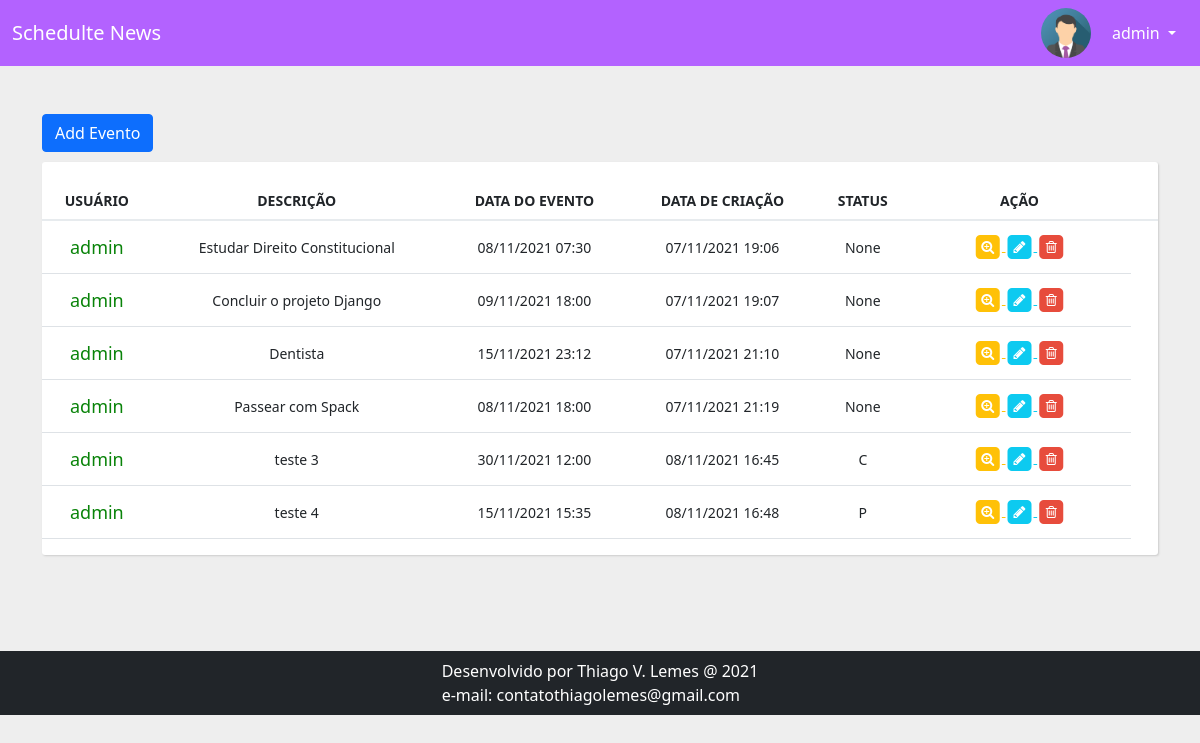
Before: /home/ (signed in) with the older database file.
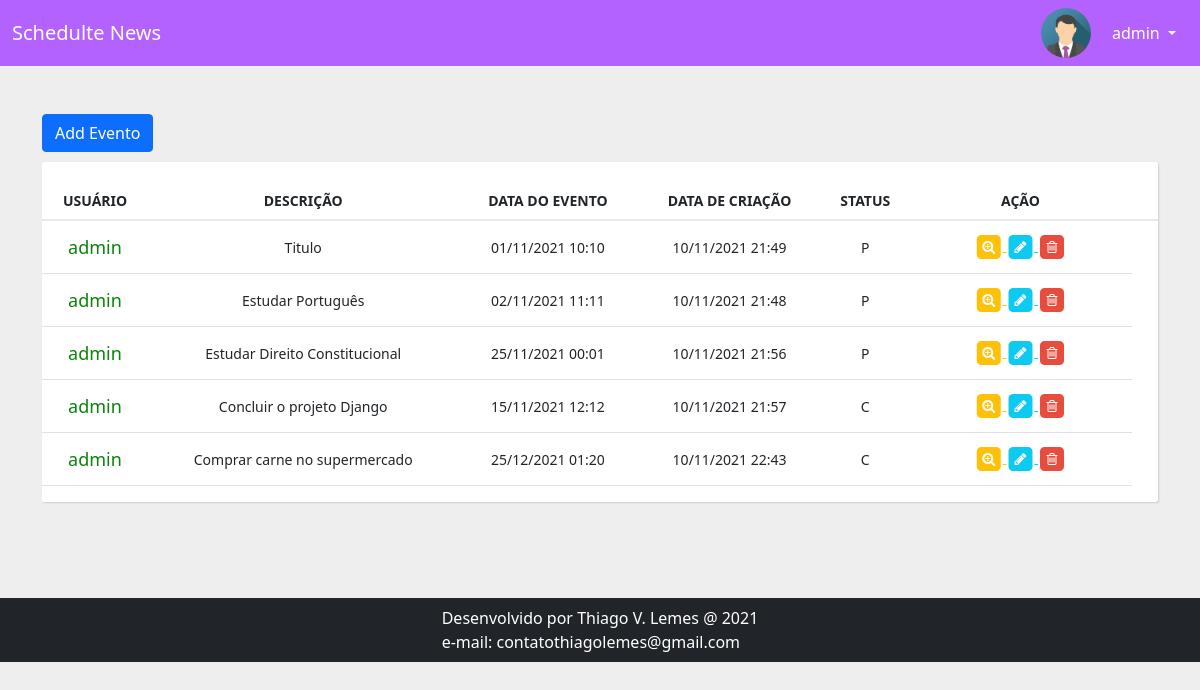
After: the same page with the newer database file.
### core/models/evento.py (models this page shows, shortened)
class Evento(models.Model):
    status_evento = (
        ('P', 'Pendente'),
        ('C', 'Concluído')
    )
    titulo = models.CharField(max_length=100)
    descricao = models.TextField(blank=True, null=True)
    data_evento = DateTimeField(verbose_name='DATA DO EVENTO')
    data_criacao = DateTimeField(verbose_name='DATA DE CRIAÇÃO', auto_now=True)
    status = models.CharField(blank=True, null=True, choices=status_evento, max_length=1)
    usuario = models.ForeignKey(User, on_delete=models.CASCADE) # chave estrangeira
    class Meta:
        db_table = 'evento'
    def get_data_evento(self):
        hs = self.data_evento - datetime.timedelta(hours=3)
        return hs.strftime('%d/%m/%Y %H:%M')
    def get_data_criacao(self):
        hs = self.data_criacao - datetime.timedelta(hours=3)
        return hs.strftime("%d/%m/%Y %H:%M")

### core/views/view_home.py (the view)
# urls.py: 2. Add a URL to urlpatterns:  path('', views.home, name='home')
@login_required(login_url="/index/")
def home(request):
    usuario = request.user
    eventos = Evento.objects.filter(usuario=usuario)
    dados = {'eventos': eventos, 'usuario':usuario}
    return render(request, 'home.html', dados)

### templates/home.html
{% extends "model-page.html" %}
{% load static%}
{% block content %}
    {% include "tabela_eventos.html" %}
{% endblock %}

### templates/models-template/model-page.html (shortened to what this page needs)
{% load static %}
<!DOCTYPE html>
<html lang="pt-br">
    <link rel="stylesheet" href="{% static 'css/bootstrap.min.css' %}">
    <link rel="stylesheet" href="{% static 'css/style.css' %}" type="text/css" media="screen" />
    <link rel="stylesheet" href="{% static 'css/evento.css' %}" type="text/css" media="screen" />
    <link rel="stylesheet" href="{% static 'css/formulario.css' %}" type="text/css" media="screen" />
<head>
    {% include "model-header.html" %}
</head>
<body>
    {% block content %}{% endblock %}
    {% include "model-footer.html" %}
</body>
</html>

### templates/models-template/model-header.html (shortened to what this page needs)
<nav class="navbar fixed-top">
    <div class="container-fluid">
        <a class="navbar-brand" href="/">Schedulte News</a>
        <div>
            <div class="dropdown">
                <img src="{{ MEDIA_URL }}image/avatar.png" alt="Avatar" class="avatar">
                <button class="btn btn-secondary dropdown-toggle dropdownLogin" type="button" data-bs-toggle="dropdown">
                    {{ usuario }}
                </button>
            </div>
        </div>
    </div>
</nav>

### templates/components/tabela_eventos.html (shortened to what this page needs)
<link rel="stylesheet" type="text/css" href="//netdna.bootstrapcdn.com/font-awesome/4.1.0/css/font-awesome.min.css">
<br>
<div class="tabela_eventos">
<div class="container bootstrap snippets bootdey">
    <div class="row">
        <div class="col-lg-12">
            <a href="/evento/adicionar/">
                <button type="button" class="btn btn-primary evento_button">Add Evento</button>
            </a>
            <div class="main-box no-header clearfix">
                <div class="main-box-body clearfix">
                    <div class="table-responsive">
                        <table class="table user-list">
                            <thead align="center">
                                <tr>
                                <th><span>Usuário</span></th>
                                <th><span>Descrição</span></th>
                                <th><span>Data do Evento</span></th>
                                <th><span>Data de Criação</span></th>
                                <th><span>Status</span></th>
                                <th><span>Ação</span></th>
                                <th>&nbsp;</th>
                                </tr>
                            </thead>
                            <tbody align="center">
                                {% for evento in eventos %}
                                <tr>
                                    <td style="color: rgb(9, 131, 9);">{{ usuario }}</td>
                                    <td>{{ evento.titulo }}</td>
                                    <td>{{ evento.get_data_evento }}</td>
                                    <td>{{ evento.get_data_criacao }}</td>
                                    <td>{{ evento.status }}</td>
                                    <td style="width: 20%;">
                                        <a href="/evento/{{ evento.id }}" class="table-link  text-warning">
                                            <span class="fa-stack">
                                                <i class="fa fa-square fa-stack-2x"></i>
                                                <i class="fa fa-search-plus fa-stack-1x fa-inverse" title="Visualizar"></i>
                                            </span>
                                        </a>
                                        <a href="/evento/editar/?id_evento={{ evento.id }}" class="table-link  text-info">
                                            <span class="fa-stack">
                                                <i class="fa fa-square fa-stack-2x"></i>
                                                <i class="fa fa-pencil fa-stack-1x fa-inverse" title="Editar"></i>
                                            </span>
                                        </a>
                                        <a href="#" class="table-link danger">
                                            <span class="fa-stack">
                                                <i class="fa fa-square fa-stack-2x"></i>
                                                <i class="fa fa-trash-o fa-stack-1x fa-inverse" title="Deletar"></i>
                                            </span>
                                        </a>
                                    </td>
                                </tr>
                                {% endfor %}
                            </tbody>
                        </table>
                    </div>
                </div>
            </div>
        </div>
    </div>
</div>
</div>

### templates/models-template/model-footer.html
<nav class="navbar  navbar-dark bg-dark">
  <div class="container-fluid">
      <p class="titlecred" style="color: white; margin: 0 auto;">Desenvolvido por Thiago V. Lemes @ 2021<br>
      <a class="email" chref="mailto:contatothiagolemes@gmail.com">e-mail: contatothiagolemes@gmail.com</a></p>
  </div>
</nav>

### static/css/style.css (style rules this page uses)
.navbar { background-color: rgb(179, 98, 255); }
.navbar-brand { color: white; }
.tabela_eventos { margin-bottom: 80px; margin-top: 90px; }
.evento_button { margin-left: 0 auto; margin-bottom: 10px; }
.email { text-decoration: none; color: white; }
.avatar { vertical-align: middle; margin-right: 5px; width: 50px; height: 50px; border-radius: 50%; }
.dropdownLogin { background-color: transparent; border: none; }

### static/css/evento.css (style rules this page uses)
body { background:#eee; }
.main-box.no-header { padding-top: 20px; }
.main-box { background: #FFFFFF; -webkit-box-shadow: 1px 1px 2px 0 #CCCCCC; -moz-box-shadow: 1px 1px 2px 0 #CCCCCC; -o-box-shadow: 1px 1px 2px 0 #CCCCCC; -ms-box-shadow: 1px 1px 2px 0 #CCCCCC; box-shadow: 1px 1px 2px 0 #CCCCCC; margin-bottom: 16px; -webikt-border-radius: 3px; -moz-border-radius: 3px; border-radius: 3px; }
.table a.table-link.danger { color: #e74c3c; }
a { color: #3498db; outline: none!important; }
.table thead tr th { text-transform: uppercase; font-size: 0.875em; }
.table thead tr th { border-bottom: 2px solid #e7ebee; }
.table tbody tr td:first-child { font-size: 1.125em; font-weight: 300; }
.table tbody tr td { font-size: 0.875em; vertical-align: middle; border-top: 1px solid #e7ebee; padding: 12px 8px; }

Changed rows visible on the page:
removed Evento: {{ usuario }} "admin", titulo "Estudar Direito Constitucional", get_data_evento "08/11/2021 07:30", get_data_criacao "07/11/2021 19:06", status "None"
removed Evento: {{ usuario }} "admin", titulo "Concluir o projeto Django", get_data_evento "09/11/2021 18:00", get_data_criacao "07/11/2021 19:07", status "None"
removed Evento: {{ usuario }} "admin", titulo "Dentista", get_data_evento "15/11/2021 23:12", get_data_criacao "07/11/2021 21:10", status "None"
removed Evento: {{ usuario }} "admin", titulo "Passear com Spack", get_data_evento "08/11/2021 18:00", get_data_criacao "07/11/2021 21:19", status "None"
removed Evento: {{ usuario }} "admin", titulo "teste 3", get_data_evento "30/11/2021 12:00", get_data_criacao "08/11/2021 16:45", status "C"
removed Evento: {{ usuario }} "admin", titulo "teste 4", get_data_evento "15/11/2021 15:35", get_data_criacao "08/11/2021 16:48", status "P"
added Evento: {{ usuario }} "admin", titulo "Titulo", get_data_evento "01/11/2021 10:10", get_data_criacao "10/11/2021 21:49", status "P"
added Evento: {{ usuario }} "admin", titulo "Estudar Português", get_data_evento "02/11/2021 11:11", get_data_criacao "10/11/2021 21:48", status "P"
added Evento: {{ usuario }} "admin", titulo "Estudar Direito Constitucional", get_data_evento "25/11/2021 00:01", get_data_criacao "10/11/2021 21:56", status "P"
added Evento: {{ usuario }} "admin", titulo "Concluir o projeto Django", get_data_evento "15/11/2021 12:12", get_data_criacao "10/11/2021 21:57", status "C"
added Evento: {{ usuario }} "admin", titulo "Comprar carne no supermercado", get_data_evento "25/12/2021 01:20", get_data_criacao "10/11/2021 22:43", status "C"
